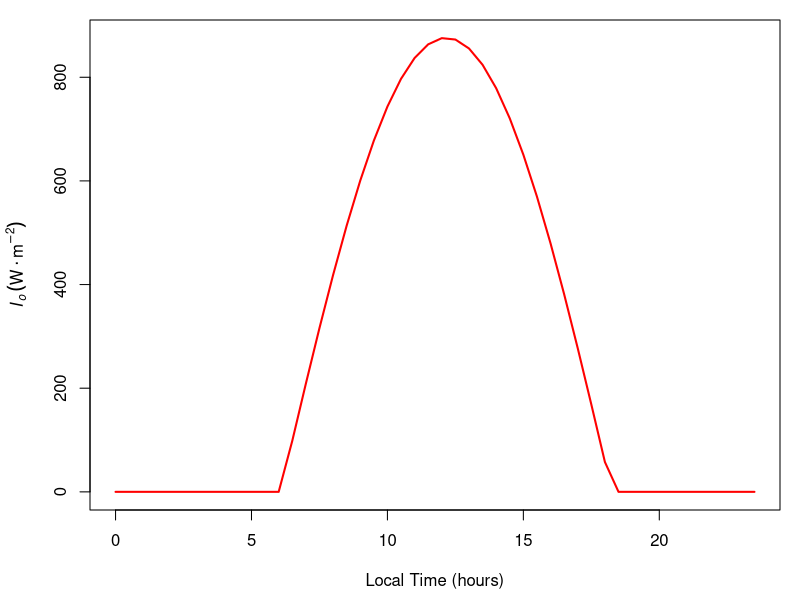

Here is the R script that generated this plot:
# R-Studio
#
# etsrad.R
#
# written by Tyler W. Davis
# Imperial College London
#
# created: 2014-03-30
# updated: 2014-11-27
#
# ~~~~~~~~~~~~
# description:
# ~~~~~~~~~~~~
# This script calculates half-hourly extraterrestrial solar radiation based on
# STASH 2.0 methodology
#
# ~~~~~~~~~~
# changelog:
# ~~~~~~~~~~
# 01. updated function documentation [14.11.26]
# 02. updated solar function and added dependencies [14.11.26]
# 03. separated global constants [14.11.26]
# 04. updated variable names [14.11.27]
# 05. added figure plot [14.11.27]
#
# \\\\\\\\\\\\\\\\\\\\\\\\\\\\\\\\\\\\\\\\\\\\\\\\\\\\\\\\\\\\\\\\\\\\\\\\\\\\\
#### Define functions #########################################################
# /////////////////////////////////////////////////////////////////////////////

# ************************************************************************
# * Name: etsrad
# *
# * Input: - double, longitude, degrees (user.lon)
# *        - double, latitude, degrees (user.lat)
# *        - double, day of the year (user.day)
# *        - double, year (user.year)
# *        - double, daylight savings factor (user.ds)
# *
# * Return: list
# *
# * Features: Returns a list object with extraterrstrial solar radiation
# *           variables.
# *
# * Depends: - berger_tls() 
# *          - berger_dr()
# *          - dcos()
# *          - dsin()
# *          - julian_day()
# *          - woolf_delta()
# *          - spencer_eot()
# *
# ************************************************************************
solar <- function(lon, lat, n, y, dsf){
  #
  # ~~~~~~~~~~~~~~~~~~~~~~~~~ FUNCTION VARIABLES ~~~~~~~~~~~~~~~~~~~~~~~~~~~~ #
  et.srad <- list()
  #
  # ~~~~~~~~~~~~~~~~~~~~~~~~~ FUNCTION CONSTANTS ~~~~~~~~~~~~~~~~~~~~~~~~~~~~ #
  # Half-hourly time series:
  local_hh <- (seq(48) - 1.0)*0.5
  et.srad$local_time <- local_hh
  #
  # ~~~~~~~~~~~~~~~~~~~~~~~~~ FUNCTION WARNINGS ~~~~~~~~~~~~~~~~~~~~~~~~~~~~ #
  if (lon > 180 || lon < -180){
    stop("Warning: Longitude outside range of validity (-180 to 180)!")
  } else {
    et.srad$user_lon <- lon
  }
  if (lat > 90 || lat < -90){
    stop("Warning: Latitude outside range of validity (-90 to 90)!")
  } else {
    et.srad$user_lat <- lat
  }
  if (n < 1 || n > 366){
    stop("Warning: Day outside range of validity (1 to 366)!")
  } else {
    et.srad$user_day <- n
  }
  if (dsf < 0 || dsf > 1){
    stop("Warning: Daylight savings factor outside range of validity (0 or 1)")
  } else {
    et.srad$dsf <- dsf
  }
  et.srad$user_year <- y
  #
  # ~~~~~~~~~~~~~~~~~~~~~~~~~~~~~~~~~~~~~~~~~~~~~~~~~~~~~~~~~~~~~~~~~~~~~~~~~~~
  # 01. Calculate the number of days in the year
  # ~~~~~~~~~~~~~~~~~~~~~~~~~~~~~~~~~~~~~~~~~~~~~~~~~~~~~~~~~~~~~~~~~~~~~~~~~~~
  if (y == 0){
    kN = 365
  } else {
    kN = (julian_day(y+1, 1, 1) - julian_day(y, 1, 1))
  }
  et.srad$kN <- kN
  #
  # ~~~~~~~~~~~~~~~~~~~~~~~~~~~~~~~~~~~~~~~~~~~~~~~~~~~~~~~~~~~~~~~~~~~~~~~~~~~
  # 02. Heliocentric longitudes: nu and lambda (degrees)
  # ~~~~~~~~~~~~~~~~~~~~~~~~~~~~~~~~~~~~~~~~~~~~~~~~~~~~~~~~~~~~~~~~~~~~~~~~~~~
  my_lons = berger_tls(n, kN)
  my_nu = my_lons[1]
  my_lambda = my_lons[2]
  #
  et.srad$lambda_deg <- my_lambda
  et.srad$nu_deg <- my_nu
  #
  # ~~~~~~~~~~~~~~~~~~~~~~~~~~~~~~~~~~~~~~~~~~~~~~~~~~~~~~~~~~~~~~~~~~~~~~~~~~~
  # 03. Calculate distance factor (unitless)
  # ~~~~~~~~~~~~~~~~~~~~~~~~~~~~~~~~~~~~~~~~~~~~~~~~~~~~~~~~~~~~~~~~~~~~~~~~~~~
  dr <- berger_dr(my_nu)
  et.srad$dr <- dr
  #
  # ~~~~~~~~~~~~~~~~~~~~~~~~~~~~~~~~~~~~~~~~~~~~~~~~~~~~~~~~~~~~~~~~~~~~~~~~~~~
  # 04. Calculate the declination angle (degrees)
  # ~~~~~~~~~~~~~~~~~~~~~~~~~~~~~~~~~~~~~~~~~~~~~~~~~~~~~~~~~~~~~~~~~~~~~~~~~~~
  delta <- woolf_delta(my_lambda)
  et.srad$delta_deg <- delta
  #
  # ~~~~~~~~~~~~~~~~~~~~~~~~~~~~~~~~~~~~~~~~~~~~~~~~~~~~~~~~~~~~~~~~~~~~~~~~~~~
  # 05. Calculate time zone hour (hours)
  # ~~~~~~~~~~~~~~~~~~~~~~~~~~~~~~~~~~~~~~~~~~~~~~~~~~~~~~~~~~~~~~~~~~~~~~~~~~~
  # Correction for local time zone; based on one hour per 15 degrees longitude
  # * positive or negative deviation from UTC/GMT
  if (lon < 0){
    temp_lon <- -1.0*lon
    temp_tzh <- floor(temp_lon/15)
    tz_hour <- -1.0*temp_tzh
  } else {
    tz_hour <- floor(lon/15)
  }
  et.srad$tz_hour <- tz_hour
  #
  # ~~~~~~~~~~~~~~~~~~~~~~~~~~~~~~~~~~~~~~~~~~~~~~~~~~~~~~~~~~~~~~~~~~~~~~~~~~~
  # 06. Calculate the equation of time (hours)
  # ~~~~~~~~~~~~~~~~~~~~~~~~~~~~~~~~~~~~~~~~~~~~~~~~~~~~~~~~~~~~~~~~~~~~~~~~~~~
  eot <- spencer_eot(n, kN)
  et.srad$eot_hour <- eot
  #
  # ~~~~~~~~~~~~~~~~~~~~~~~~~~~~~~~~~~~~~~~~~~~~~~~~~~~~~~~~~~~~~~~~~~~~~~~~~~~
  # 07. Longitudinal correction factor (hours)
  # ~~~~~~~~~~~~~~~~~~~~~~~~~~~~~~~~~~~~~~~~~~~~~~~~~~~~~~~~~~~~~~~~~~~~~~~~~~~
  # Correction factor for longitude
  # ref: Eq. 3.6, Stine and Geyer (2001)
  lc <- (15*tz_hour - lon)/15
  et.srad$lc_hour <- lc
  #
  # ~~~~~~~~~~~~~~~~~~~~~~~~~~~~~~~~~~~~~~~~~~~~~~~~~~~~~~~~~~~~~~~~~~~~~~~~~~~
  # 08. Calculate solar time (hours)
  # ~~~~~~~~~~~~~~~~~~~~~~~~~~~~~~~~~~~~~~~~~~~~~~~~~~~~~~~~~~~~~~~~~~~~~~~~~~~
  # Calculate the solar time based on the local time
  # ref: Eq. 3.5, Stine and Geyer (2001)
  ts_hh <- local_hh + eot - lc - dsf
  et.srad$ts_hh <- ts_hh
  #
  # ~~~~~~~~~~~~~~~~~~~~~~~~~~~~~~~~~~~~~~~~~~~~~~~~~~~~~~~~~~~~~~~~~~~~~~~~~~~
  # 09. Calculate the hour angle (degrees)
  # ~~~~~~~~~~~~~~~~~~~~~~~~~~~~~~~~~~~~~~~~~~~~~~~~~~~~~~~~~~~~~~~~~~~~~~~~~~~
  # Solar zenith angle
  # ref: Eq. 3.1, Stine and Geyer (2001)
  # * solar noon is at 0 degrees (i.e., vertical line)
  # * based once again on 15 deg movement per hour
  w_hh <- (360/24)*(ts_hh - 12)
  #
  # ~~~~~~~~~~~~~~~~~~~~~~~~~~~~~~~~~~~~~~~~~~~~~~~~~~~~~~~~~~~~~~~~~~~~~~~~~~~
  # 10. Calculate the variable substitutes
  # ~~~~~~~~~~~~~~~~~~~~~~~~~~~~~~~~~~~~~~~~~~~~~~~~~~~~~~~~~~~~~~~~~~~~~~~~~~~
  ru <- dsin(delta)*dsin(lat)
  rv <- dcos(delta)*dcos(lat)
  #
  # ~~~~~~~~~~~~~~~~~~~~~~~~~~~~~~~~~~~~~~~~~~~~~~~~~~~~~~~~~~~~~~~~~~~~~~~~~~~
  # 11. Calculate the sunset angle (degrees)
  # ~~~~~~~~~~~~~~~~~~~~~~~~~~~~~~~~~~~~~~~~~~~~~~~~~~~~~~~~~~~~~~~~~~~~~~~~~~~
  # ref: Eq. 3.22, Stein & Geyer (2001)
  # - represents the number of hours from solar noon when the sun sets (i.e., 
  #   the Ra curve dips below zero)
  # - when using hs to integrate over daylight hours, multiply by 2
  if (ru/rv >= 1.0){
    hs <- 180  # Polar day (no sunset)
  } else if (ru/rv <= -1.0){ 
    hs <- 0 # Polar night (no sunrise)
  } else {
    hs <- (180/pi)*acos(-1.0*ru/rv)
  }
  et.srad$hs_deg <- hs
  et.srad$hs_lct <- (hs/15.0) - eot + lc + dsf + 12
  #
  # ~~~~~~~~~~~~~~~~~~~~~~~~~~~~~~~~~~~~~~~~~~~~~~~~~~~~~~~~~~~~~~~~~~~~~~~~~~~
  # 12. Calculate daylight hours (hours)
  # ~~~~~~~~~~~~~~~~~~~~~~~~~~~~~~~~~~~~~~~~~~~~~~~~~~~~~~~~~~~~~~~~~~~~~~~~~~~
  # ref: Eq. 34, Allen et al. (1998)
  ds <- (24.0/180)*hs
  et.srad$ds_hour <- ds
  #
  # ~~~~~~~~~~~~~~~~~~~~~~~~~~~~~~~~~~~~~~~~~~~~~~~~~~~~~~~~~~~~~~~~~~~~~~~~~~~
  # 13. Calculate solar radiation flux (W/m^2)
  # ~~~~~~~~~~~~~~~~~~~~~~~~~~~~~~~~~~~~~~~~~~~~~~~~~~~~~~~~~~~~~~~~~~~~~~~~~~~
  # Extraterrestrial solar radiation w.r.t. a flat horizon
  # ref: Eq. 1.10.2 in Duffie and Beckman (1991)
  io_hh <- kGsc*dr*(ru + rv*dcos(w_hh))
  io_hh[io_hh < 0 ] <- 0
  et.srad$io_wm2 <- io_hh
  #
  # ~~~~~~~~~~~~~~~~~~~~~~~~~~~~~~~~~~~~~~~~~~~~~~~~~~~~~~~~~~~~~~~~~~~~~~~~~~~
  # 14. Calculate half-hourly PPFD (umol/m^2)
  # ~~~~~~~~~~~~~~~~~~~~~~~~~~~~~~~~~~~~~~~~~~~~~~~~~~~~~~~~~~~~~~~~~~~~~~~~~~~
  ppfd_hh = kfFEC*io_hh
  et.srad$par_umolm2 <- ppfd_hh
  #
  # ~~~~~~~~~~~~~~~~~~~~~~~~~~~~~~~~~~~~~~~~~~~~~~~~~~~~~~~~~~~~~~~~~~~~~~~~~~~
  # 15. Calculate daily solar irradiation (J/m^2)
  # ~~~~~~~~~~~~~~~~~~~~~~~~~~~~~~~~~~~~~~~~~~~~~~~~~~~~~~~~~~~~~~~~~~~~~~~~~~~
  # ref: Eq. 1.10.3, Duffy & Beckman (1991)
  ho <- (86400.0/pi)*kGsc*dr*(ru*pi*hs/180 + rv*dsin(hs))
  et.srad$ho_jm2 <- ho
  #
  # ~~~~~~~~~~~~~~~~~~~~~~~~~~~~~~~~~~~~~~~~~~~~~~~~~~~~~~~~~~~~~~~~~~~~~~~~~~~
  # 16. Calculate daily top of the atmosphere PPFD (mol/m^2)
  # ~~~~~~~~~~~~~~~~~~~~~~~~~~~~~~~~~~~~~~~~~~~~~~~~~~~~~~~~~~~~~~~~~~~~~~~~~~~
  qo <- (1e-6)*kfFEC*ho
  et.srad$qo_molm2 <- qo
  #
  # ~~~~~~~~~~~~~~~~~~~~~~~~~~~~ RETURN VALUES ~~~~~~~~~~~~~~~~~~~~~~~~~~~~~~ #
  et.srad
}

# ************************************************************************
# * Name: berger_dr
# *
# * Input: double, true anomaly, degrees (lon)
# *
# * Return: double, distance factor, unitless
# *
# * Features: Returns the distance factor based on heliocentric 
# *           longitude and eccentricity:
# *           dr = (1+e cos(nu))^2/(1-e^2)^2
# *
# * Depends: - dcos()
# *          - ke
# *
# * Ref: Berger, A. L., M. F. Loutre, and C. Tricot (1993), Insolation
# *        and earth's orbital periods, J. Geophys. Res., 98, 10341-
# *        10362.
# *
# ************************************************************************
berger_dr <- function(lon){
  rho <- (1.0 - ke^2)/(1.0 + ke*dcos(lon))
  return (1/rho^2)
}

# ************************************************************************
# * Name: berger_tls
# *
# * Input: - double, day of the year (n)
# *        - double, days in the year (P)
# *
# * Return: - double, true anomaly, degrees (nu)
# *         - double, true longitude, degrees (tls)
# *
# * Features: Returns the true anomaly (nu) and true longitude (lambda) 
# *           based on the methodology in BERGER78 fortran code 
# *           (version 2014)
# *
# * Depends: - ke ...... eccentricity, unitless
# *          - komega .. longitude of perihelion, degrees
# *
# * Ref: Berger (1978) Long-term variations of daily insolation and 
# *      quarternary climatic changes, Journal of Atmospheric Sciences, 
# *      vol. 35, pp. 2362--2367.
# *
# ************************************************************************
berger_tls <- function(n, P=365){
  # Variable substitutes:
  pir <- pi/180.0
  xse <- sqrt(1 - ke^2)
  xee <- ke^2
  xec <- ke^3
  #
  # Mean longitude for vernal equinox:
  xlam <- (ke/2.0 + xec/8.0)*(1 + xse)*sin(komega*pir) - 
    xee/4.0*(0.5 + xse)*sin(2.0*komega*pir) + 
    xec/8.0*(1.0/3.0 + xse)*sin(3.0*komega*pir)
  xlam <- 2.0*xlam/pir
  #
  # Mean longitude for day of year:
  dlamm <- xlam + (n - 80.0)*(360.0/P)
  #
  # Mean anomaly for day of year:
  anm <- dlamm - komega
  ranm <- anm*pir
  #
  # True anomaly for day of year:
  ranv <- ranm + (2.0*ke - xec/4.0)*sin(ranm) +
    5.0/4.0*xee*sin(2.0*ranm) + 
    13.0/12.0*xec*sin(3.0*ranm)
  anv <- ranv/pir
  #
  # True longitude for day of year:
  tls <- anv + komega
  if (tls < 0){
    tls <- tls + 360
  } else if (tls > 360) {
    tls <- tls - 360
  }
  #
  # True anomaly:
  nu <- tls - komega
  if (nu < 0){
    nu <- nu + 360.
  } 
  #
  return (c(nu, tls))
}

# ************************************************************************
# * Name: dcos
# *
# * Input: double, angle, degrees (d)
# *
# * Return: double, cosine of angle, unitless
# *
# * Features: This function calculates the cosine of an angle (d) given
# *           in degrees.
# *
# ************************************************************************
dcos <- function(d) {
  cos(d*pi/180)
}

# ************************************************************************
# * Name: dsin
# *
# * Input: double, angle, degrees (d)
# *
# * Return: double, sine of angle, unitless
# *
# * Features: This function calculates the sine of an angle (d) given
# *           in degrees.
# *
# ************************************************************************
dsin <- function(d) {
  sin(d*pi/180)
}

# ************************************************************************
# * Name: julian_day
# *
# * Input: int (year) 
# *        int (month) 
# *        int (day)
# *
# * Return: int, Julian day
# *
# * Features: This function converts a date in the Gregorian calendar
# *           to a Julian day number (i.e., a method of consecutative 
# *           numbering of days---does not have anything to do with 
# *           the Julian calendar!)
# *
# * Ref: Eq. 7.1 J. Meeus (1991), Chapter 7 "Julian Day", 
# *      Astronomical Algorithms
# *
# ************************************************************************
julian_day <- function(Y, M, D){
  if(M<=2){
    Y <- Y-1
    M <- M+12
  }
  A <- floor(Y/100)
  B <- 2 - A + floor(A/4)  # modified leap year def. for Gegorian calendar
  # for Julian calendar, B = 0
  # Eq. 7.1, J. Meeus (1991), Astronomical Algorithms
  JDE <- 1.0*floor(365.25*(Y+4716)) + 
    1.0*floor(30.6001*(M+1)) + 1.0*D + 1.0*B - 1524.5
  JDE
}

# ************************************************************************
# * Name: spencer_eot
# *
# * Input: double, day of the year
# *
# * Return: double, equation of time, hours
# *
# * Features: This function calculates the equation of time.
# *
# * Ref: Spencer, J.W. (1971), Fourier series representation of the 
# *      position of the sun, Search, 2 (5), p. 172.
# *
# * Note: Equation represented is the corrected version by Oglesby, M. 
# *       (1998), Fourier Paper. Available: 
# *       https://www.mail-archive.com/sundial@uni-koeln.de/msg01050.html
# *
# ************************************************************************
spencer_eot <- function(n, P=365){
  B <- 2*pi*(n - 1)/P
  eot <- 12/pi*(
    (7.5e-6) + (1.868e-3)*cos(B) - (3.2077e-2)*sin(B) - 
      (1.4615e-2)*cos(2*B) - (4.0849e-2)*sin(2*B)
  )
  return(eot)
}

# ************************************************************************
# * Name: woolf_delta
# *
# * Input: double, true longitude, degrees (lambda)
# *
# * Return: double, declination angle, degrees
# *
# * Features: Returns the declination angle based on heliocentric 
# *           longitude and obliquity:
# *           delta = asin(sin(lambda)*sin(epsilon))
# *
# * Depends: - dsin()
# *          - keps
# *
# * Ref: Woolf, H. M. (1968), On the computation of solar evaluation 
# *        angles and the determination of sunrise and sunset times, 
# *        Tech. rep. NASA-TM-X-164, National Aeronautics and Space 
# *        Administration, Washington, DC.
# *
# ************************************************************************
woolf_delta <- function(lon){
  return (asin(dsin(lon)*dsin(keps))*180.0/pi)
}

# \\\\\\\\\\\\\\\\\\\\\\\\\\\\\\\\\\\\\\\\\\\\\\\\\\\\\\\\\\\\\\\\\\\\\\\\\\\\\
#### Define constants #########################################################
# /////////////////////////////////////////////////////////////////////////////
ke <- 0.0167   # eccentricity for 2000 CE (Berger, 1978)
keps <- 23.44  # obliquity for 2000 CE, degrees (Berger, 1978)
kfFEC <- 2.04  # from flux to energy conversion, umol/J (Meek et al., 1984)
kGsc <- 1360.8 # solar constant, W/m^2 (Kopp & Lean, 2011)
komega <- 283  # longitude of perihelion for 2000 CE, degrees (Berger, 1978)

# \\\\\\\\\\\\\\\\\\\\\\\\\\\\\\\\\\\\\\\\\\\\\\\\\\\\\\\\\\\\\\\\\\\\\\\\\\\\\
#### Main program #############################################################
# /////////////////////////////////////////////////////////////////////////////
my_lat <- 51.408
my_lon <- -0.64
my_day <- 83
my_year <- 2001

my_solar <- solar(my_lon, my_lat, my_day, my_year, 0)

par(mar=c(4.5, 4.5, 1, 1))
plot(my_solar$local_time, my_solar$io_wm2, type='l', col='red', lwd=2,
     xlab='Local Time (hours)', ylab=expression(italic(I[o])~(W%.%m^{-2})))

